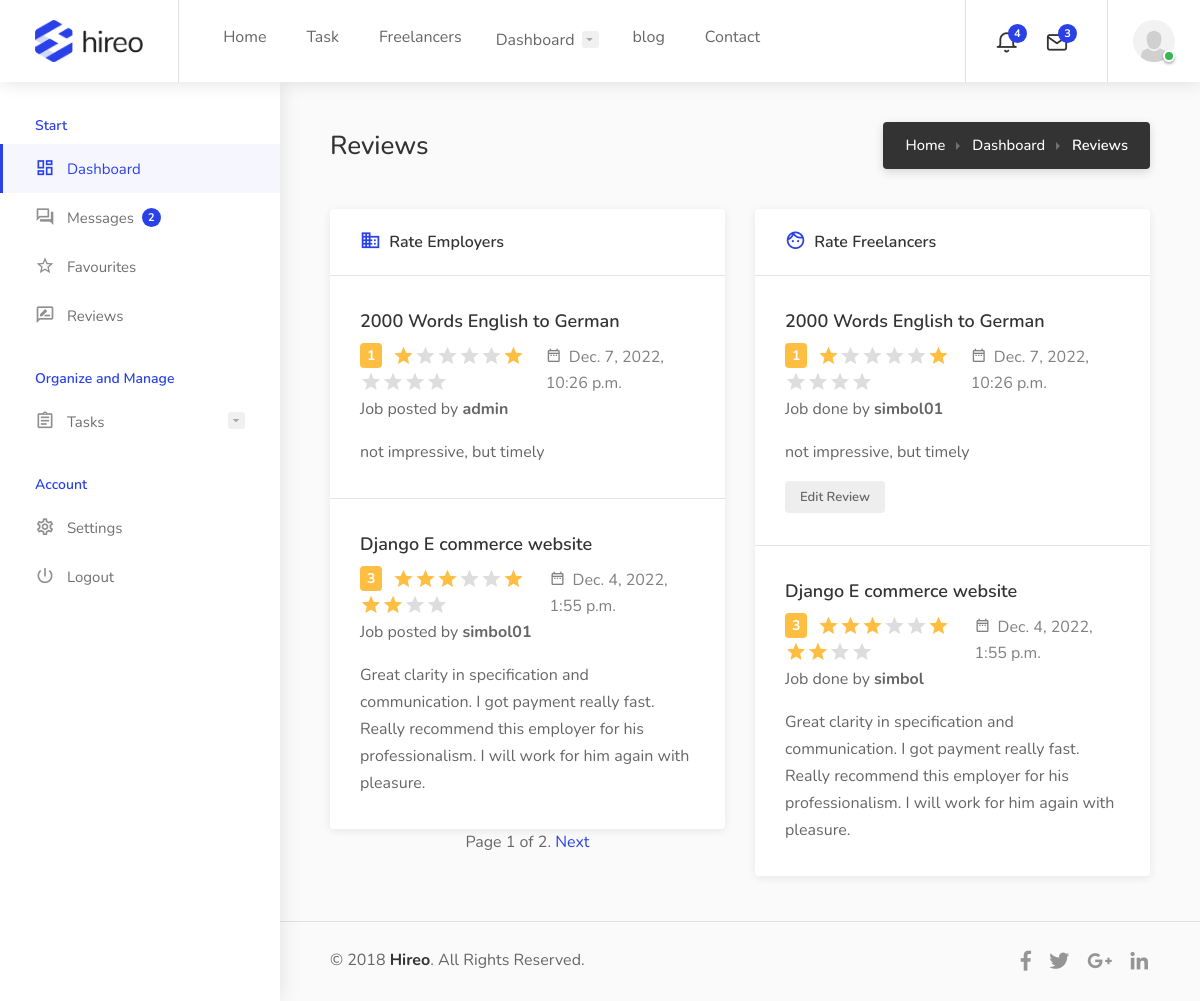
Screenshot of /reviews/ (signed in) with the database file from the repository.
### user/models.py (models this page shows, shortened)
class Profile(models.Model):
    user = models.OneToOneField(User, on_delete=models.CASCADE)
    image = models.ImageField(default = 'default.png', upload_to='profile_pics')
    tagline = models.CharField(max_length=200,  default='Enter your tagline here')
    bio = models.CharField(max_length=1000, default='Enter your bio here')
    favourite = models.ManyToManyField(User, related_name='favorited_by', blank=True)

class Review(models.Model):
    freelancer = models.ForeignKey(User, on_delete=models.CASCADE, related_name='reviews_frelancer')
    employer = models.ForeignKey(User,on_delete=models.CASCADE, related_name='reviews_employer')
    project = models.ForeignKey(Job, related_name='reviews' , on_delete=models.CASCADE)
    comment = models.TextField()
    rating = models.PositiveIntegerField(default=0, validators=[MinValueValidator(0), MaxValueValidator(5)])
    created = models.DateTimeField(auto_now_add = True)
    updated = models.DateTimeField(auto_now = True)
    timely = models.BooleanField(default=False)
    on_budget = models.BooleanField(default=False)
    active = models.BooleanField(default = True)
    class Meta:
        ordering = ('-created',)

### job/models.py (models this page shows, shortened)
class Job(models.Model):
    author = models.ForeignKey(User, on_delete=models.CASCADE)
    title = models.CharField(max_length=200)
    job_type = models.ForeignKey(Type, on_delete=models.DO_NOTHING)
    job_category = models.ForeignKey(Category, on_delete=models.DO_NOTHING)
    cost = models.IntegerField(default=100)
    skill = models.ManyToManyField(Skill, blank=True)
    date_created = models.DateTimeField(default=timezone.now)
    description = models.CharField(max_length=10000)
    favourite = models.ManyToManyField(User, related_name='fav_task', blank=True)

### user/views.py (the view)
# urls.py: path('reviews/', reviews, name='reviews'),
def reviews(request):
    review_lists = Review.objects.filter(active=True)
    job_lists = Job.objects.exclude(reviews__in =review_lists)
    lists = list(chain(review_lists, job_lists))
    paginator = Paginator(lists, per_page=2)
    page = request.GET.get('page')
    try:
        jobs = paginator.page(page)
    except PageNotAnInteger:
        jobs = paginator.page(1)
    except EmptyPage:
        jobs = paginator.page(paginator.num_pages)
    return render(request, 'user/reviews.html',{
        'jobs':jobs
    })

### user/templates/user/reviews.html (shortened to what this page needs)
{% extends 'user/dashboard.html' %}
{% block content %}
			<div class="dashboard-headline">
				<h3>Reviews</h3>
				<nav id="breadcrumbs" class="dark">
					<ul>
						<li><a href="#">Home</a></li>
						<li><a href="#">Dashboard</a></li>
						<li>Reviews</li>
					</ul>
				</nav>
			</div>
			<div class="row">
				<div class="col-xl-6">
					<div class="dashboard-box margin-top-0">
						<div class="headline">
							<h3><i class="icon-material-outline-business"></i> Rate Employers</h3>
						</div>
						<div class="content">
							<ul class="dashboard-box-list">
                                {% for job in jobs %}
                                {% if job.active %}
                                <li>
									<div class="boxed-list-item">
										<div class="item-content">
											<h4>{{job.project.title}}</h4>
											<div class="item-details margin-top-10">
												<div class="star-rating" data-rating="{{job.rating}}"></div>
												<div class="detail-item"><i class="icon-material-outline-date-range"></i> {{job.created}}</div>
											</div>
                                            <p>Job posted by <strong>{{job.employer}}</strong></p>
											<div class="item-description">
												<p>{{job.comment}}</p>
											</div>
										</div>
									</div>
								</li>
                                {% endif %}
                                {% endfor %}
							</ul>
						</div>
					</div>
					{% include "pagination.html" with page=jobs %}
				</div>
				<div class="col-xl-6">
					<div class="dashboard-box margin-top-0">
						<div class="headline">
							<h3><i class="icon-material-outline-face"></i> Rate Freelancers</h3>
						</div>
						<div class="content">
							<ul class="dashboard-box-list">
								 {% for job in jobs %}
                                {% if job.active %}
                                <li>
									<div class="boxed-list-item">
										<div class="item-content">
											<h4>{{job.project.title}}</h4>
											<div class="item-details margin-top-10">
												<div class="star-rating" data-rating="{{job.rating}}"></div>
												<div class="detail-item"><i class="icon-material-outline-date-range"></i> {{job.created}}</div>
											</div>
                                            <p>Job done by <strong>{{job.freelancer}}</strong></p>
											<div class="item-description">
												<p>{{job.comment}}</p>
											</div>
										</div>
									</div>
                                    {% if request.user == job.employer %}
                                    <a href="#small-dialog-1" id="employer-edit-review" class=" edit-reviews popup-with-zoom-anim button gray ripple-effect margin-top-5 margin-bottom-10 edit-review" data-rating="{{job.rating}}" \
                                    data-comment="{{job.comment}}" data-onBudget="{{job.on_budget}}" data-timely="{{job.timely}}"\
                                     data-freelancer="{{job.freelancer}}" data-employer="{{request.user.username}}"  data-subject="{{job.project.title}}" data-project="{{job.id}}" ><iclass="icon-feather-edit"></i> Edit Review</a>
                                    {% endif %}
								</li>
                                {% endif %}
                                {% endfor %}
							</ul>
						</div>
					</div>
				</div>
			</div>
{% endblock content %}

### user/templates/user/dashboard.html (shortened to what this page needs)
{% load static %}
<!doctype html>
<html lang="en">
<head>
<link rel="stylesheet" href="{% static 'job/css/style.css' %}">
<link rel="stylesheet" href="{% static 'job/css/colors/blue.css' %}">
<link rel="stylesheet" href="{% static 'job/css/messages.css' %}">
</head>
<body class="gray">
<div id="wrapper">
<header id="header-container" class="fullwidth dashboard-header not-sticky">
	<div id="header">
		<div class="container">
			<div class="left-side">
				<div id="logo">
					<a href="{% url 'job-home' %}"><img src="{% static 'job/images/logo.png' %}" alt=""></a>
				</div>
				<nav id="navigation">
					<ul id="responsive">
						<li><a href="{% url 'job-home' %}">Home</a>
						</li>
						<li><a href="{% url 'job-list' %}">Task</a></li>
						<li><a href="{% url 'freelancer' %}">Freelancers</a></li>
						{% if user.is_authenticated %}
					<li><a href="#">Dashboard</a>
					</li>
					{% endif %}
					<li><a href="#">blog</a></li>
					<li><a href="#">Contact</a></li>
					</ul>
				</nav>
			</div>
		{% if user.is_authenticated %}
		<div class="right-side">
			<div class="header-widget hide-on-mobile">
				<div class="header-notifications">
					<div class="header-notifications-trigger">
						<a href="#"><i class="icon-feather-bell"></i><span>4</span></a>
					</div>
				</div>
				<div class="header-notifications">
					<div class="header-notifications-trigger">
						<a href="#"><i class="icon-feather-mail"></i><span>3</span></a>
					</div>
				</div>
			</div>
			<div class="header-widget">
				<div class="header-notifications user-menu">
					<div class="header-notifications-trigger">
						<a href="#"><div class="user-avatar status-online"><img src="{{ user.profile.image.url }}" alt=""></div></a>
					</div>
				</div>
			</div>
		</div>
		{% endif %}
		</div>
	</div>
</header>
<div class="dashboard-container">
	<div class="dashboard-sidebar">
		<div class="dashboard-sidebar-inner" data-simplebar>
			<div class="dashboard-nav-container">
				<div class="dashboard-nav">
					<div class="dashboard-nav-inner">
						<ul data-submenu-title="Start">
							<li class="active"><a href="{% url 'dashboard' %}"><i class="icon-material-outline-dashboard"></i> Dashboard</a></li>
							<li><a href="{% url 'dashboard-messages' %}"><i class="icon-material-outline-question-answer"></i> Messages <span class="nav-tag">2</span></a></li>
							<li><a href="{% url 'dashboard-favourites' %}"><i class="icon-material-outline-star-border"></i> Favourites</a></li>
							<li><a href="{% url 'reviews' %}"><i class="icon-material-outline-rate-review"></i> Reviews</a></li>
						</ul>
						<ul data-submenu-title="Organize and Manage">
							<li><a href="#"><i class="icon-material-outline-assignment"></i> Tasks</a>
							</li>
						</ul>
						<ul data-submenu-title="Account">
							<li><a href="{% url 'profile-update' %}"><i class="icon-material-outline-settings"></i> Settings</a></li>
							<li><a href="{% url 'logout' %}"><i class="icon-material-outline-power-settings-new"></i> Logout</a></li>
						</ul>
					</div>
				</div>
			</div>
		</div>
	</div>
	<div class="dashboard-content-container" data-simplebar>
		<div class="dashboard-content-inner" >
			{% block content %}
			{% endblock content %}
			<div class="dashboard-footer-spacer"></div>
			<div class="small-footer margin-top-15">
				<div class="small-footer-copyrights">
					© 2018 <strong>Hireo</strong>. All Rights Reserved.
				</div>
				<ul class="footer-social-links">
					<li>
						<a href="#" title="Facebook" data-tippy-placement="top">
							<i class="icon-brand-facebook-f"></i>
						</a>
					</li>
					<li>
						<a href="#" title="Twitter" data-tippy-placement="top">
							<i class="icon-brand-twitter"></i>
						</a>
					</li>
					<li>
						<a href="#" title="Google Plus" data-tippy-placement="top">
							<i class="icon-brand-google-plus-g"></i>
						</a>
					</li>
					<li>
						<a href="#" title="LinkedIn" data-tippy-placement="top">
							<i class="icon-brand-linkedin-in"></i>
						</a>
					</li>
				</ul>
			</div>
		</div>
	</div>
</div>
</div>
</body>
</html>

### job/static/job/css/colors/blue.css (style rules this page uses)
a, .header-widget .log-in-button:hover i, .notification-text span.color, .header-notifications-content .notification-text span.color, ul.user-menu-small-nav li a:hover, ul.user-menu-small-nav li a:hover i, #navigation ul li:hover a:after, #navigation ul li a.current, #navigation ul li a.current:after, #navigation ul li:hover a, #breadcrumbs ul li a:hover, #breadcrumbs.white ul li a:hover, .single-page-header .header-details li a:hover, .blog-post-content h3 a:hover, #posts-nav li a:hover, .task-tags span, .freelancer-detail-item a:hover, .list-4 li:before, .list-3 li:before, .list-2 li:before, .list-1 li:before, .share-buttons-content span strong, .keyword, .banner-headline strong.color, .category-box-icon, .recommended .pricing-plan-label, .recommended .pricing-plan-label strong, .boxed-widget.summary li.total-costs span, .testimonial-box:before, .single-counter h3, .popup-tabs-nav li.active a, .dialog-with-tabs .forgot-password:hover, .dropdown-menu > li > a:hover, .dropdown-menu > .active > a, .dropdown-menu > .active > a:hover, .bootstrap-select .dropdown-menu li.selected a span.check-mark:before, .bootstrap-select .dropdown-menu li.selected:hover a span.check-mark:before, .boxed-list-headline h3 i, .boxed-list-item .item-details .detail-item a:hover, .job-overview .job-overview-inner ul li i, .dashboard-nav ul:before, .dashboard-nav ul li.active-submenu a i, .dashboard-nav ul li.active a i, .dashboard-nav ul li:hover a i, .dashboard-nav ul li.active-submenu a, .dashboard-nav ul li:hover a, .dashboard-nav ul li.active a, .dashboard-nav ul li.active-submenu a:after, .dashboard-nav ul li.active a:after, .dashboard-nav ul li:hover a:after, .dashboard-box .headline h3 i, .help-icon, .header-widget .log-in-button:hover, .header-widget .log-in-button:hover i { color:#2a41e8; }
#backtotop a, .header-notifications-trigger span, a.header-notifications-button, #navigation ul ul.dropdown-nav ul.dropdown-nav li:hover a:after, #navigation ul ul.dropdown-nav li:hover a:after, .mm-menu em.mm-counter, .language-switcher.bootstrap-select.btn-group.open button, .language-switcher.bootstrap-select.btn-group button:hover, .footer-links ul li a span:before, .newsletter button, .pagination ul li a.current-page, a.blog-post-info:hover, #posts-nav li a:hover span, .comment-by a.reply:hover, .contact-address-headline:after, .enable-filters-button span, .enable-filters-button i, .job-listing.with-apply-button:hover .list-apply-button, .letters-list a.current, span.button, button.button, input[type="button"], input[type="submit"], a.button, .list-1 li:before, mark.color, table.basic-table th, .copy-url .copy-url-button, .keyword-input-container .keyword-input-button, .tags-container input[type="checkbox"]:checked + label, input:checked + .switch-button, .radio input[type="radio"] + label .radio-label:after, .uploadButton .uploadButton-button:hover, .pricing-plan .button:hover, .pricing-plan.recommended .button, .pricing-plan .recommended-badge, .payment-tab-trigger > input:checked ~ label::after, .breathing-icon, .icon-box-check, .testimonial-author span, .qtyInc:hover, .qtyDec:hover, #sign-in-dialog .mfp-close:hover, #small-dialog-1 .mfp-close:hover, #small-dialog-2 .mfp-close:hover, #small-dialog-3 .mfp-close:hover, #small-dialog-4 .mfp-close:hover, #small-dialog .mfp-close:hover, .slider-selection, .cluster-visible, .marker-container, .custom-zoom-in:hover, .custom-zoom-out:hover, #geoLocation:hover, #streetView:hover, #scrollEnabling:hover, #scrollEnabling.enabled, a.apply-now-button, a.attachment-box:hover, .freelancer-indicators .indicator-bar span, .dashboard-nav ul li span.nav-tag, .dashboard-box .button.dark:not(.ico):hover, .messages-inbox ul li:before, .message-by h5 i, .message-bubble.me .message-text { background-color:#2a41e8; }
.payment-tab-trigger > input:checked ~ label::before, .dashboard-nav ul li.active-submenu, .dashboard-nav ul li.active, .dashboard-nav ul li:hover { border-color:#2a41e8; }
span.button, button.button, input[type="button"], input[type="submit"], a.button { box-shadow: 0 4px 12px rgba(42,65,232,0.15); }
.dashboard-nav ul li.active-submenu, .dashboard-nav ul li.active, .dashboard-nav ul li:hover { background-color: rgba(42,65,232,0.04); }
.dashboard-nav ul li.active-submenu a:after, .dashboard-nav ul li.active a:after, .dashboard-nav ul li:hover a:after { background: rgba(42,65,232,0.13); }
.dashboard-box-list .button { box-shadow: 0 3px 8px rgba(42,65,232,0.15); }

### rows the page displays
Review: project "2000 Words English to German", rating 1 (drawn), created "Dec. 7, 2022, 10:26 p.m.", employer "admin", comment "not impressive, but timely", freelancer "simbol01"
Review: project "Django E commerce website", rating 3 (drawn), created "Dec. 4, 2022, 1:55 p.m.", employer "simbol01", comment "Great clarity in specification and communication. I got payment really fast. Really recommend this employer for his professionalism. I will work for him again with pleasure.", freelancer "simbol"

### other values shown
{{ page.number }} "1"
{{ page.paginator.num_pages }} "2"
